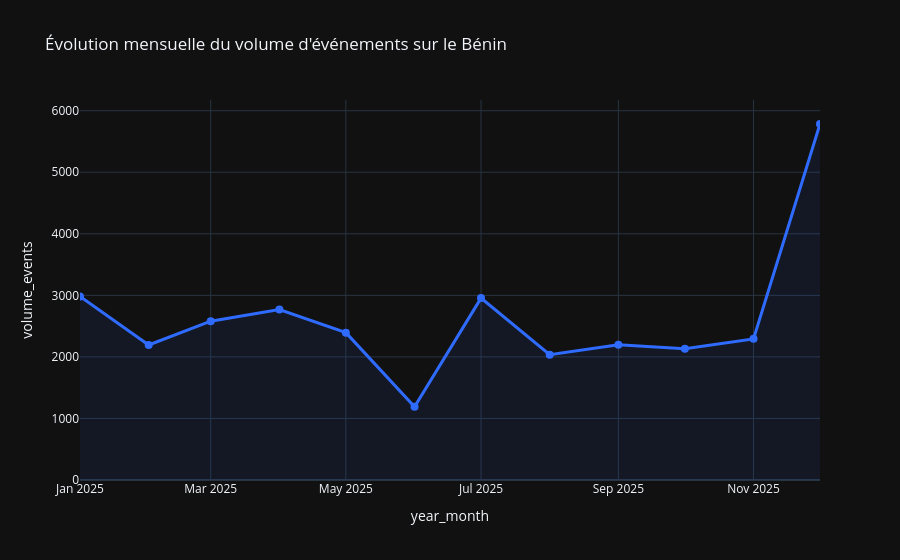

This figure's notebook cell:
### Code cell
# Personnalise la ligne principale, les points, la zone remplie et le survol
fig_events.update_traces(
    line=dict(color="#2F6BFF", width=3),
    marker=dict(size=8, color="#2F6BFF"),
    fill="tozeroy",
    fillcolor="rgba(47,107,255,0.08)",
    hovertemplate="<b>%{x|%b %Y}</b><br>Événements : %{y:,}<extra></extra>"
)

### Figure 1 — Plotly figure (JSON) as saved in the notebook; plotly's stock layout.template omitted (floating-point values rounded to 4 significant figures)
{"data": [{"fill": "tozeroy", "fillcolor": "rgba(47,107,255,0.08)", "hovertemplate": "<b>%{x|%b %Y}</b><br>Événements : %{y:,}<extra></extra>", "legendgroup": "", "line": {"color": "#2F6BFF", "dash": "solid", "width": 3}, "marker": {"color": "#2F6BFF", "size": 8, "symbol": "circle"}, "mode": "lines+markers", "name": "", "orientation": "v", "showlegend": false, "type": "scatter", "x": ["2025-01-01T00:00:00", "2025-02-01T00:00:00", "2025-03-01T00:00:00", "2025-04-01T00:00:00", "2025-05-01T00:00:00", "2025-06-01T00:00:00", "2025-07-01T00:00:00", "2025-08-01T00:00:00", "2025-09-01T00:00:00", "2025-10-01T00:00:00", "2025-11-01T00:00:00", "2025-12-01T00:00:00"], "xaxis": "x", "y": [2981, 2193, 2580, 2769, 2394, 1190, 2955, 2035, 2196, 2134, 2293, 5784], "yaxis": "y"}], "layout": {"legend": {"tracegroupgap": 0}, "title": {"text": "Évolution mensuelle du volume d'événements sur le Bénin"}, "xaxis": {"anchor": "y", "domain": [0, 1], "title": {"text": "year_month"}}, "yaxis": {"anchor": "x", "domain": [0, 1], "title": {"text": "volume_events"}}}}
